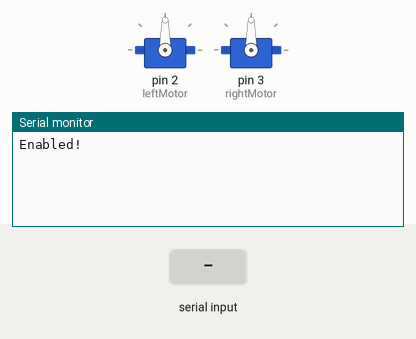
This sketch was run on a simulated Arduino Leonardo, built with avr-gcc and run on an emulated ATmega32U4. Shown: 2 × servo, the last lines printed to the serial monitor. The inputs (shaded band) are chosen by the test bench.

Above: at 1.2 s.
1.3 s: "KudosEnable" received over the second serial link
At 2.5 s:
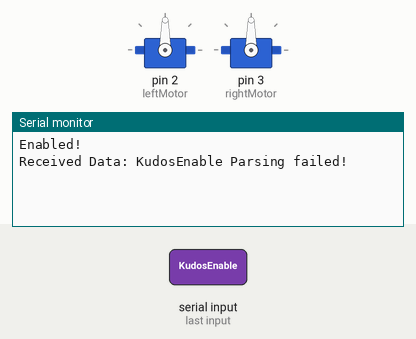
2.8 s: "KudosDrive" received over the second serial link
At 3.8 s:
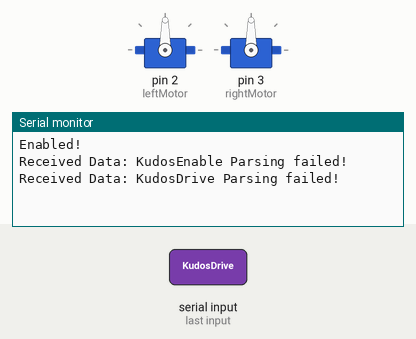
4.3 s: "1" received over the second serial link
At 5.0 s:
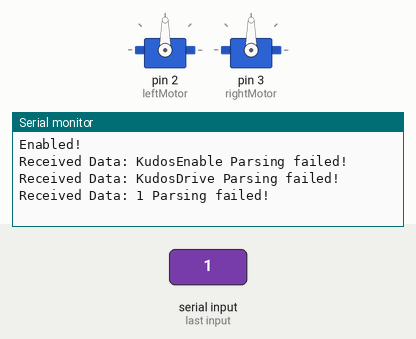

The sketch:

KudosBT.ino
```cpp
#include <ArduinoJson.h>
#include <SoftwareSerial.h>
#include <Servo.h>;

StaticJsonBuffer<200> jsonBuffer;
SoftwareSerial bluetoothSerial(10, 11);
Servo leftMotor;
Servo rightMotor;

const long WATCHDOG_BUFFER = 1000;

bool enabled = false;
long lastUpdate;

void enable();
void disable();
void disEnable();

void setup() {
  Serial.begin(9600);
  #if !defined(__MIPSEL__)
    //while (!Serial); // Wait for serial port to connect - used on Leonardo, Teensy and other boards with built-in USB CDC serial connection
  #endif

  bluetoothSerial.begin(57600);

  enable();
}

void loop() {

  char json[100]; //Receive from bluetooth SoftwareSerial
  char temp = -1;
  int index = 0;

  if(bluetoothSerial.available() > 0) {
    while(bluetoothSerial.available() > 0 && (index < sizeof(json) - 1)) {
      temp = bluetoothSerial.read();
      json[index] = temp;
      index++;
      json[index] = '\0';
    }

    Serial.print("Received Data: ");
    Serial.print(json);

    JsonObject& root = jsonBuffer.parseObject(json);

    if(!root.success()) {
      Serial.print(" Parsing failed!");
    } else {
      Serial.print(" Parsing successful!");

      const char* mName = root["mName"];
      if(strcmp(mName, "KudosEnable") == 0) { //KUDOS ENABLE PACKET
        bool kEnabled = root["mData"];
        Serial.print(" KudosEnable is ");
        Serial.print(kEnabled);

      } else if(strcmp(mName, "KudosDrive") == 0) { //KUDOS DRIVE PACKET
        double kX = root["mData"][0];
        double kY = root["mData"][1];
        Serial.print(" KudosDrive is [");
        Serial.print(kX);
        Serial.print(", ");
        Serial.print(kY);
        Serial.print("]");
      }

      lastUpdate = millis();
    }

    //if(lastUpdate

    Serial.println();
  }
}

void enable() {
  if(!enabled) {
    leftMotor.attach(2);
    rightMotor.attach(3);
    enabled = true;
    Serial.println("Enabled!");
  } else {
    Serial.println("Already enabled!");
  }
}

void disable() {
  if(enabled) {
    leftMotor.detach();
    rightMotor.detach();
    enabled = false;
    Serial.println("Disabled!");
  } else {
    Serial.println("Already disabled!");
  }
}

void disEnable() {
  if(enabled) {
    disable();
  } else {
    enable();
  }
}

//Input on a scale of 0-180
void arcadeDrive(int16_t y, int16_t x) {
  Serial.print("Y power: ");
  Serial.print(y);
  Serial.print(", X power: ");
  Serial.print(x);

  //Set left and right to y power
  int leftPower = y;
  int rightPower = y;

  //Balance x around 0 (range -90 to 90).
  x -= 90;
  leftPower -= x;
  rightPower += x;

  //Trim range for left
  if(leftPower > 180) {
    leftPower = 180;
  } else if(leftPower < 0) {
    leftPower = 0;
  }

  //Trim range for right
  if(rightPower > 180) {
    rightPower = 180;
  } else if(rightPower < 0) {
    rightPower = 0;
  }
  rightPower = 180 - rightPower;

  Serial.print(", Left power: ");
  Serial.print(leftPower);
  Serial.print(", Right power: ");
  Serial.print(rightPower);

  if(enabled) {
    leftMotor.write(leftPower);
    rightMotor.write(rightPower);
  }
}
```

Measured:
- after the input at 1.3 s, the serial monitor: prints a new line at once (image 1)
- after the input at 2.8 s, the serial monitor: prints a new line at once (image 2)
- after the input at 4.3 s, the serial monitor: prints a new line at once (image 3)
